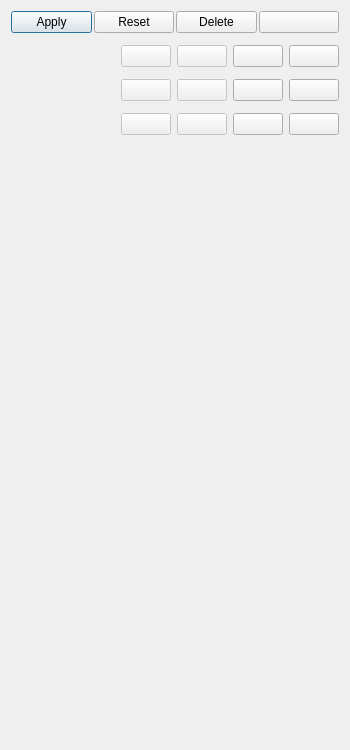
<?xml version="1.0" encoding="UTF-8"?>
<ui version="4.0">
 <class>propertiesPanel</class>
 <widget class="QWidget" name="propertiesPanel">
  <property name="geometry">
   <rect>
    <x>0</x>
    <y>0</y>
    <width>350</width>
    <height>750</height>
   </rect>
  </property>
  <property name="windowTitle">
   <string>Properties Panel</string>
  </property>
  <layout class="QVBoxLayout" name="verticalLayout">
   <item>
    <layout class="QHBoxLayout" name="ButtonLayout">
     <property name="spacing">
      <number>2</number>
     </property>
     <item>
      <widget class="QPushButton" name="Accept">
       <property name="text">
        <string>Apply</string>
       </property>
       <property name="icon">
        <iconset resource="../pqComponents.qrc">
         <normaloff>:/pqWidgets/Icons/pqUpdate16.png</normaloff>:/pqWidgets/Icons/pqUpdate16.png</iconset>
       </property>
       <property name="default">
        <bool>true</bool>
       </property>
      </widget>
     </item>
     <item>
      <widget class="QPushButton" name="Reset">
       <property name="toolTip">
        <string>Resets any changed properties to their values from the last time 'Apply' was clicked.</string>
       </property>
       <property name="text">
        <string>Reset</string>
       </property>
       <property name="icon">
        <iconset resource="../pqComponents.qrc">
         <normaloff>:/pqWidgets/Icons/pqCancel16.png</normaloff>:/pqWidgets/Icons/pqCancel16.png</iconset>
       </property>
      </widget>
     </item>
     <item>
      <widget class="QPushButton" name="Delete">
       <property name="text">
        <string>Delete</string>
       </property>
       <property name="icon">
        <iconset resource="../../../Widgets/Resources/QtWidgets.qrc">
         <normaloff>:/QtWidgets/Icons/pqDelete16.png</normaloff>:/QtWidgets/Icons/pqDelete16.png</iconset>
       </property>
      </widget>
     </item>
     <item>
      <widget class="QPushButton" name="Help">
       <property name="text">
        <string/>
       </property>
       <property name="icon">
        <iconset resource="../pqComponents.qrc">
         <normaloff>:/pqWidgets/Icons/pqHelp16.png</normaloff>:/pqWidgets/Icons/pqHelp16.png</iconset>
       </property>
       <property name="shortcut">
        <string>Ctrl+H</string>
       </property>
      </widget>
     </item>
    </layout>
   </item>
   <item>
    <layout class="QHBoxLayout" name="SearchBoxLayout">
     <property name="spacing">
      <number>2</number>
     </property>
     <item>
      <widget class="pqSearchBox" name="SearchBox" native="true">
       <property name="settingKey" stdset="0">
        <string notr="true">showAdvancedProperties</string>
       </property>
       <property name="advancedSearchEnabled" stdset="0">
        <bool>true</bool>
       </property>
      </widget>
     </item>
    </layout>
   </item>
   <item>
    <widget class="QScrollArea" name="scrollArea">
     <property name="frameShape">
      <enum>QFrame::NoFrame</enum>
     </property>
     <property name="frameShadow">
      <enum>QFrame::Plain</enum>
     </property>
     <property name="widgetResizable">
      <bool>true</bool>
     </property>
     <widget class="QWidget" name="scrollAreaWidgetContents">
      <property name="geometry">
       <rect>
        <x>0</x>
        <y>0</y>
        <width>332</width>
        <height>689</height>
       </rect>
      </property>
      <layout class="QVBoxLayout" name="ScrollAreaLayout" stretch="0,0,0,0,0,0,1">
       <property name="margin">
        <number>0</number>
       </property>
       <item>
        <widget class="QWidget" name="PropertiesButtons" native="true">
         <layout class="QHBoxLayout" name="horizontalLayout">
          <property name="spacing">
           <number>6</number>
          </property>
          <property name="margin">
           <number>0</number>
          </property>
          <item>
           <widget class="pqExpanderButton" name="PropertiesButton">
            <property name="text" stdset="0">
             <string>Properties</string>
            </property>
            <property name="checked" stdset="0">
             <bool>true</bool>
            </property>
           </widget>
          </item>
          <item>
           <widget class="QPushButton" name="PropertiesCopy">
            <property name="enabled">
             <bool>false</bool>
            </property>
            <property name="maximumSize">
             <size>
              <width>50</width>
              <height>16777215</height>
             </size>
            </property>
            <property name="toolTip">
             <string>Copy properties</string>
            </property>
            <property name="text">
             <string/>
            </property>
            <property name="icon">
             <iconset resource="../pqComponents.qrc">
              <normaloff>:/pqWidgets/Icons/pqCopy22.png</normaloff>:/pqWidgets/Icons/pqCopy22.png</iconset>
            </property>
           </widget>
          </item>
          <item>
           <widget class="QPushButton" name="PropertiesPaste">
            <property name="enabled">
             <bool>false</bool>
            </property>
            <property name="maximumSize">
             <size>
              <width>50</width>
              <height>16777215</height>
             </size>
            </property>
            <property name="toolTip">
             <string>Paste copied properties</string>
            </property>
            <property name="text">
             <string/>
            </property>
            <property name="icon">
             <iconset resource="../pqComponents.qrc">
              <normaloff>:/pqWidgets/Icons/pqPaste22.png</normaloff>:/pqWidgets/Icons/pqPaste22.png</iconset>
            </property>
           </widget>
          </item>
          <item>
           <widget class="QPushButton" name="PropertiesRestoreDefaults">
            <property name="maximumSize">
             <size>
              <width>50</width>
              <height>16777215</height>
             </size>
            </property>
            <property name="toolTip">
             <string>Restore application default setting values</string>
            </property>
            <property name="text">
             <string/>
            </property>
           </widget>
          </item>
          <item>
           <widget class="QPushButton" name="PropertiesSaveAsDefaults">
            <property name="maximumSize">
             <size>
              <width>50</width>
              <height>16777215</height>
             </size>
            </property>
            <property name="toolTip">
             <string>Save current settings values as default</string>
            </property>
            <property name="text">
             <string/>
            </property>
           </widget>
          </item>
         </layout>
        </widget>
       </item>
       <item>
        <widget class="QFrame" name="PropertiesFrame">
         <property name="sizePolicy">
          <sizepolicy hsizetype="Preferred" vsizetype="Preferred">
           <horstretch>0</horstretch>
           <verstretch>0</verstretch>
          </sizepolicy>
         </property>
         <property name="frameShape">
          <enum>QFrame::NoFrame</enum>
         </property>
         <property name="frameShadow">
          <enum>QFrame::Plain</enum>
         </property>
        </widget>
       </item>
       <item>
        <widget class="QWidget" name="DisplayButtons" native="true">
         <layout class="QHBoxLayout" name="horizontalLayout_2">
          <property name="spacing">
           <number>6</number>
          </property>
          <property name="margin">
           <number>0</number>
          </property>
          <item>
           <widget class="pqExpanderButton" name="DisplayButton">
            <property name="text" stdset="0">
             <string>Display</string>
            </property>
            <property name="checked" stdset="0">
             <bool>true</bool>
            </property>
           </widget>
          </item>
          <item>
           <widget class="QPushButton" name="DisplayCopy">
            <property name="enabled">
             <bool>false</bool>
            </property>
            <property name="maximumSize">
             <size>
              <width>50</width>
              <height>16777215</height>
             </size>
            </property>
            <property name="toolTip">
             <string>Copy display properties</string>
            </property>
            <property name="text">
             <string/>
            </property>
            <property name="icon">
             <iconset resource="../pqComponents.qrc">
              <normaloff>:/pqWidgets/Icons/pqCopy22.png</normaloff>:/pqWidgets/Icons/pqCopy22.png</iconset>
            </property>
           </widget>
          </item>
          <item>
           <widget class="QPushButton" name="DisplayPaste">
            <property name="enabled">
             <bool>false</bool>
            </property>
            <property name="maximumSize">
             <size>
              <width>50</width>
              <height>16777215</height>
             </size>
            </property>
            <property name="toolTip">
             <string>Paste copied display properties</string>
            </property>
            <property name="text">
             <string/>
            </property>
            <property name="icon">
             <iconset resource="../pqComponents.qrc">
              <normaloff>:/pqWidgets/Icons/pqPaste22.png</normaloff>:/pqWidgets/Icons/pqPaste22.png</iconset>
            </property>
           </widget>
          </item>
          <item>
           <widget class="QPushButton" name="DisplayRestoreDefaults">
            <property name="maximumSize">
             <size>
              <width>50</width>
              <height>16777215</height>
             </size>
            </property>
            <property name="toolTip">
             <string>Restore application default setting values for display</string>
            </property>
            <property name="text">
             <string/>
            </property>
           </widget>
          </item>
          <item>
           <widget class="QPushButton" name="DisplaySaveAsDefaults">
            <property name="maximumSize">
             <size>
              <width>50</width>
              <height>16777215</height>
             </size>
            </property>
            <property name="toolTip">
             <string>Save current display settings values as default</string>
            </property>
            <property name="text">
             <string/>
            </property>
           </widget>
          </item>
         </layout>
        </widget>
       </item>
       <item>
        <widget class="QFrame" name="DisplayFrame">
         <property name="sizePolicy">
          <sizepolicy hsizetype="Preferred" vsizetype="Preferred">
           <horstretch>0</horstretch>
           <verstretch>0</verstretch>
          </sizepolicy>
         </property>
         <property name="frameShape">
          <enum>QFrame::NoFrame</enum>
         </property>
         <property name="frameShadow">
          <enum>QFrame::Plain</enum>
         </property>
        </widget>
       </item>
       <item>
        <widget class="QWidget" name="ViewButtons" native="true">
         <layout class="QHBoxLayout" name="horizontalLayout_3">
          <property name="spacing">
           <number>6</number>
          </property>
          <property name="margin">
           <number>0</number>
          </property>
          <item>
           <widget class="pqExpanderButton" name="ViewButton">
            <property name="text" stdset="0">
             <string>View</string>
            </property>
            <property name="checked" stdset="0">
             <bool>true</bool>
            </property>
           </widget>
          </item>
          <item>
           <widget class="QPushButton" name="ViewCopy">
            <property name="enabled">
             <bool>false</bool>
            </property>
            <property name="maximumSize">
             <size>
              <width>50</width>
              <height>16777215</height>
             </size>
            </property>
            <property name="toolTip">
             <string>Copy view properties</string>
            </property>
            <property name="text">
             <string/>
            </property>
            <property name="icon">
             <iconset resource="../pqComponents.qrc">
              <normaloff>:/pqWidgets/Icons/pqCopy22.png</normaloff>:/pqWidgets/Icons/pqCopy22.png</iconset>
            </property>
           </widget>
          </item>
          <item>
           <widget class="QPushButton" name="ViewPaste">
            <property name="enabled">
             <bool>false</bool>
            </property>
            <property name="maximumSize">
             <size>
              <width>50</width>
              <height>16777215</height>
             </size>
            </property>
            <property name="toolTip">
             <string>Paste view properties</string>
            </property>
            <property name="text">
             <string/>
            </property>
            <property name="icon">
             <iconset resource="../pqComponents.qrc">
              <normaloff>:/pqWidgets/Icons/pqPaste22.png</normaloff>:/pqWidgets/Icons/pqPaste22.png</iconset>
            </property>
           </widget>
          </item>
          <item>
           <widget class="QPushButton" name="ViewRestoreDefaults">
            <property name="maximumSize">
             <size>
              <width>50</width>
              <height>16777215</height>
             </size>
            </property>
            <property name="toolTip">
             <string>Restore application default setting values for view</string>
            </property>
            <property name="text">
             <string/>
            </property>
           </widget>
          </item>
          <item>
           <widget class="QPushButton" name="ViewSaveAsDefaults">
            <property name="maximumSize">
             <size>
              <width>50</width>
              <height>16777215</height>
             </size>
            </property>
            <property name="toolTip">
             <string>Save current view settings values as default</string>
            </property>
            <property name="text">
             <string/>
            </property>
           </widget>
          </item>
         </layout>
        </widget>
       </item>
       <item>
        <widget class="QFrame" name="ViewFrame">
         <property name="frameShape">
          <enum>QFrame::NoFrame</enum>
         </property>
         <property name="frameShadow">
          <enum>QFrame::Plain</enum>
         </property>
        </widget>
       </item>
       <item>
        <spacer name="verticalSpacer">
         <property name="orientation">
          <enum>Qt::Vertical</enum>
         </property>
         <property name="sizeHint" stdset="0">
          <size>
           <width>0</width>
           <height>9</height>
          </size>
         </property>
        </spacer>
       </item>
      </layout>
     </widget>
    </widget>
   </item>
  </layout>
 </widget>
 <customwidgets>
  <customwidget>
   <class>pqSearchBox</class>
   <extends>QWidget</extends>
   <header>pqSearchBox.h</header>
   <container>1</container>
  </customwidget>
  <customwidget>
   <class>pqExpanderButton</class>
   <extends>QFrame</extends>
   <header location="global">pqExpanderButton.h</header>
   <container>1</container>
  </customwidget>
 </customwidgets>
 <resources>
  <include location="../pqComponents.qrc"/>
  <include location="../../../Widgets/Resources/QtWidgets.qrc"/>
 </resources>
 <connections/>
</ui>
